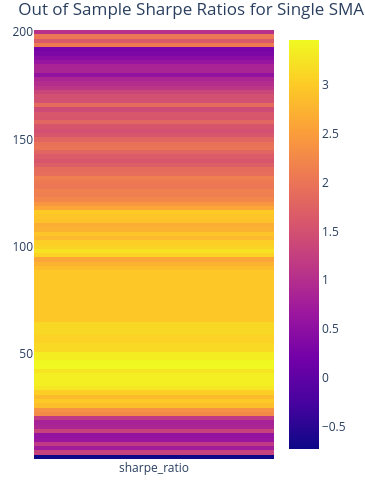

Here is the notebook cell this chart was saved with:
### Markdown cell above
And for just single SMA on out of sample?

### Code cell
windows = np.arange(2, 201, 2)
sma = vbt.MA.run(out_sample['Close'], window=windows, short_name='sma')
price = out_sample['Close'].vbt.tile(len(windows))
price.columns = sma.ma.columns
entries = price > sma.ma
exits = price < sma.ma

portfolio = vbt.Portfolio.from_signals(
    close=out_sample['Close'],
    entries=entries,
    exits=exits,
    init_cash=100_000,
    freq='D'
)

sharpe_ratios = portfolio.sharpe_ratio()
best_param = sharpe_ratios.idxmax()
best_window = best_param

print(f"\nBest Parameter Found:")
print(f"  Window: {best_window}")
print(f"  Resulting Sharpe Ratio: {sharpe_ratios.max():.2f}")

sharpe_ratios.vbt.heatmap(
    title='Out of Sample Sharpe Ratios for Single SMA Strategy'
).show()

### Figure 1 — Plotly figure (JSON) as saved in the notebook; plotly's stock layout.template omitted (floating-point values rounded to 4 significant figures)
{"data": [{"colorscale": [[0, "#0d0887"], [0.1111, "#46039f"], [0.2222, "#7201a8"], [0.3333, "#9c179e"], [0.4444, "#bd3786"], [0.5556, "#d8576b"], [0.6667, "#ed7953"], [0.7778, "#fb9f3a"], [0.8889, "#fdca26"], [1, "#f0f921"]], "hoverongaps": false, "type": "heatmap", "uid": "93fff5f0-dc41-455a-ad16-e39a0ad9a482", "x": ["sharpe_ratio"], "y": [2, 4, 6, 8, 10, 12, 14, 16, 18, 20, 22, 24, 26, 28, 30, 32, 34, 36, 38, 40, 42, 44, 46, 48, 50, 52, 54, 56, 58, 60, 62, 64, 66, 68, 70, 72, 74, 76, 78, 80, 82, 84, 86, 88, 90, 92, 94, 96, 98, 100, 102, 104, 106, 108, 110, 112, 114, 116, 118, 120, 122, 124, 126, 128, 130, 132, 134, 136, 138, 140, 142, 144, 146, 148, 150, 152, 154, 156, 158, 160, 162, 164, 166, 168, 170, 172, 174, 176, 178, 180, 182, 184, 186, 188, 190, 192, 194, 196, 198, 200], "z": [[-0.7284], [1.29], [0.7375], [1.164], [0.6329], [0.5805], [1.303], [0.8801], [0.8287], [1.166], [2.275], [2.366], [2.868], [2.982], [2.829], [3.036], [3.279], [3.363], [3.363], [3.356], [3.258], [3.459], [3.453], [3.345], [3.345], [3.146], [3.146], [3.078], [3.078], [3.131], [3.131], [3.131], [2.961], [2.961], [2.961], [2.961], [2.961], [2.961], [2.961], [2.961], [2.961], [2.961], [2.961], [2.961], [2.847], [2.736], [2.604], [3.088], [3.233], [3.09], [3.036], [2.818], [2.935], [2.733], [2.686], [2.894], [2.936], [2.995], [2.602], [2.43], [2.219], [2.127], [2.156], [2.038], [2.061], [2.125], [1.912], [1.885], [1.696], [1.589], [1.662], [1.79], [1.994], [1.957], [1.789], [1.588], [1.493], [1.567], [1.813], [1.581], [1.602], [1.43], [1.891], [1.495], [1.516], [1.351], [1.112], [0.9892], [0.88], [0.5595], [0.8687], [0.8455], [0.6159], [0.4545], [0.3274], [0.2503], [2.06], [1.652], [2.041], [1.046]]}], "layout": {"height": 490.0, "legend": {"orientation": "h", "traceorder": "normal", "x": 1, "xanchor": "right", "y": 1.02, "yanchor": "bottom"}, "margin": {"b": 30, "l": 30, "r": 30, "t": 30}, "title": {"text": "Out of Sample Sharpe Ratios for Single SMA Strategy"}, "width": 365}}
